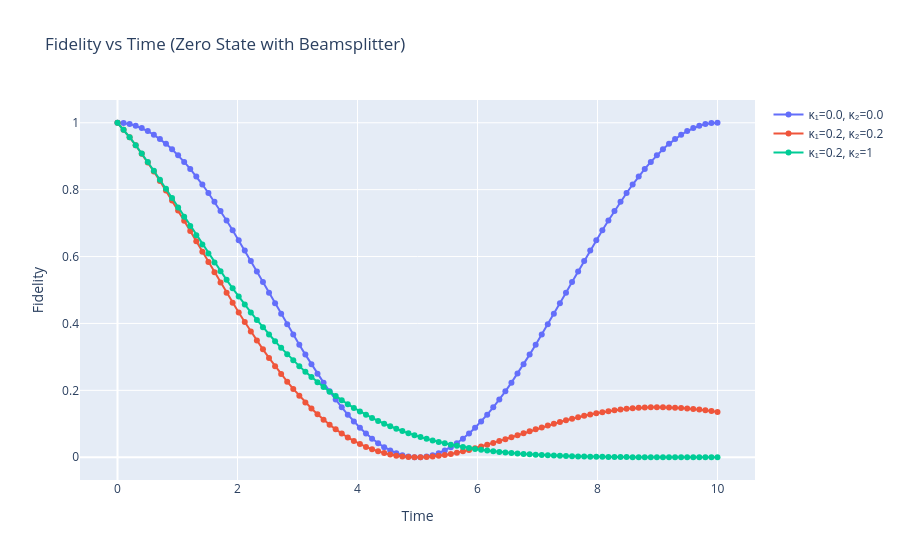

Notebook cell for this chart:
### Markdown cell above
Now we want to simulate the effects of a beamsplitter on the dual-rail qubit. The hamiltonian for a beamsplitter is given by $$H_{BS} = -i\hbar*A_{\theta}(a_1^\dagger a_2 - a_1 a_2^\dagger)$$ for $\phi=0$

Our master equation is pretty much the same as before with our loss terms still being given by the same Lindblad operators.

That is our master equation is given by $$\dot{\rho} = -\frac{i}{\hbar}[H,\rho] + \kappa_1*D_1[a_1]\rho + \kappa_2*D_2[a_2]\rho$$

### Code cell
def dual_rail_evo_beamsplitter(rho_in, tfin, kappa1, kappa2, Atheta = np.pi/10):
    #returns the time evolution of the input state rho_in under the master equation given in the question for a time tfin.
    times = np.linspace(0, tfin, 100)
    H = -1j * Atheta * (a1.dag() * a2 - a1 * a2.dag())
    c_ops = [np.sqrt(kappa1) * a1, np.sqrt(kappa2) * a2]
    evolution = qt.mesolve(H, rho_in, times, c_ops)
    return evolution

evolutions = []
psi_zero = qt.tensor(qt.basis(2,1), qt.basis(2,0))
for i in range(3):
    evo = dual_rail_evo_beamsplitter(psi_zero, 10, kappa1_list[i], kappa2_list[i])
    evolutions.append(evo)
plot_fidelities(evolutions, psi_zero, kappa1_list, kappa2_list, psi_in="Zero State with Beamsplitter")
